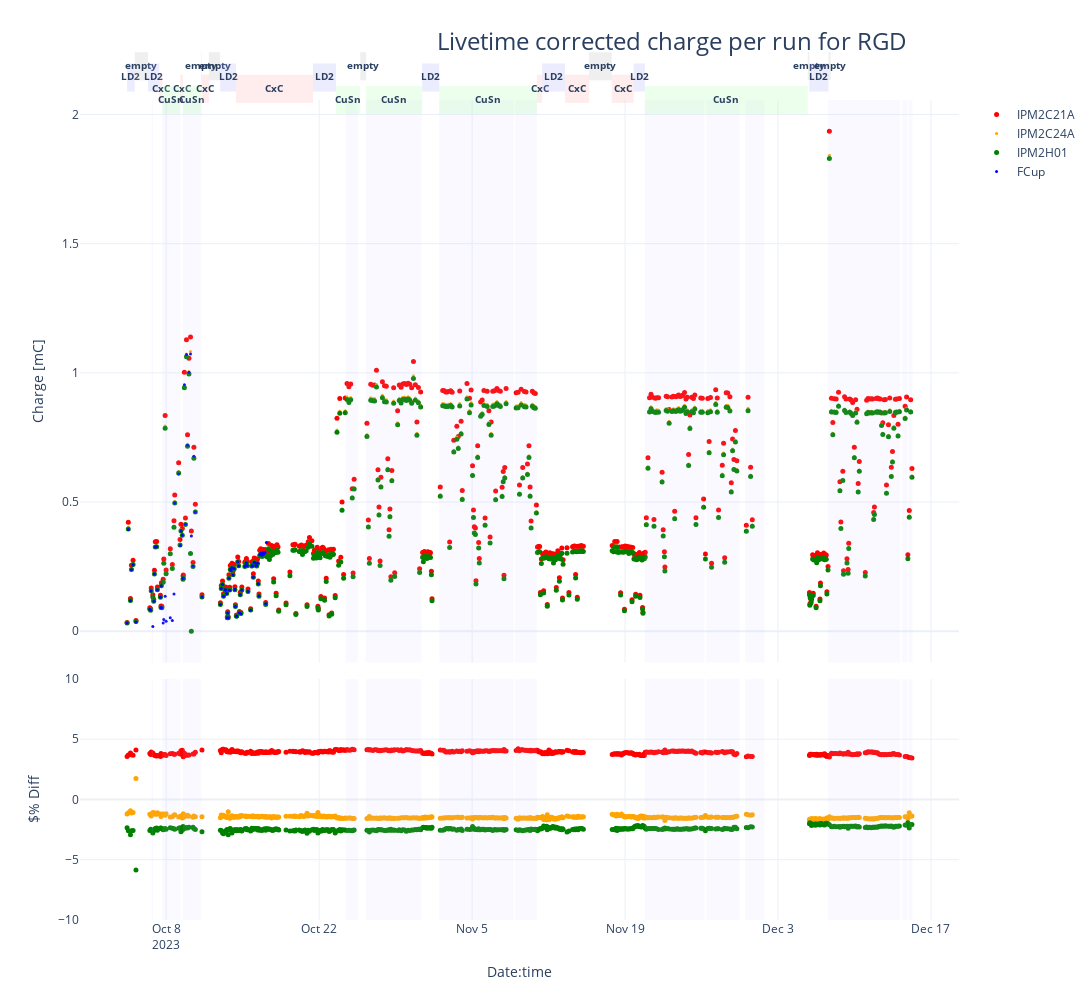

Notebook code for this chart:
### Code cell
fig = make_subplots(rows=2, cols=1,shared_xaxes=True,
                    vertical_spacing=0.02, row_heights=[0.7,0.3]) # (specs=[[{"secondary_y": True}]])
fig.update_layout(width=1280, height=1000,
                  title=go.layout.Title(text=f"Livetime corrected charge per run for RGD", xanchor="left", x=0.4),
                  titlefont=dict(size=24),)

fig.add_trace(go.Scatter(x=dfx.time, y=dfx.IPM2C21A_corr, mode='markers', name='IPM2C21A', marker=dict(color='red', size=5)), secondary_y=False)
fig.add_trace(go.Scatter(x=dfx.time, y=dfx.IPM2C24A_corr, mode='markers', name='IPM2C24A', marker=dict(color='orange', size=3)), secondary_y=False)
fig.add_trace(go.Scatter(x=dfx.time, y=dfx.IPM2H01_corr, mode='markers', name='IPM2H01', marker=dict(color='green', size=5)), secondary_y=False)
fig.add_trace(go.Scatter(x=dfx.loc[dfx.start_time<start_fcup_trouble,"time"], y=dfx.loc[dfx.start_time<start_fcup_trouble,"scaler_calc1b_corr"], mode='markers', name='FCup', marker=dict(color='blue', size=3)), secondary_y=False)

fig.add_trace(go.Scatter(x=dfx.time, y=(100*(dfx.IPM2C21A_corr-dfx.ch_mean)/dfx.ch_mean), mode='markers', name='IPM2C21A', showlegend=False, marker=dict(color='red', size=5)), row=2, col=1)
fig.add_trace(go.Scatter(x=dfx.time, y=(100*(dfx.IPM2C24A_corr-dfx.ch_mean)/dfx.ch_mean), mode='markers', name='IPM2C24A', showlegend=False, marker=dict(color='orange', size=5)), row=2, col=1)
fig.add_trace(go.Scatter(x=dfx.time, y=(100*(dfx.IPM2H01_corr-dfx.ch_mean)/dfx.ch_mean), mode='markers', name='IPM2H01', showlegend=False, marker=dict(color='green', size=5)), row=2, col=1)


for i in range(len(beam_stop_in_start)):
     fig.add_vrect(x0=beam_stop_in_start[i],x1=beam_stop_in_end[i], fillcolor="#C0C0FF", opacity=0.1, line_width=0)

target_labels={'empty':(1.06,"#B0B0B0"),'LD2':(1.04,"#A0A0FF"),'CxC':(1.02,"#FFA0A0"),'CuSn':(1.,"#A0FFA0")}
        
for i in range(len(target_change_table)-1):
    time0 = max(target_change_table.iloc[i].name, dfx.iloc[0].time)
    time1 = min(target_change_table.iloc[i+1].name, dfx.iloc[-1].time) 
    target = target_change_table.iloc[i].target
    if time1 > dfx.iloc[0].time and time0 < dfx.iloc[-1].time:
        y_pos = target_labels[target][0]
        fig.add_vrect(x0=time0, x1=time1, xref="x", y0=y_pos-0.025, y1=y_pos+0.025, yref='paper', fillcolor=target_labels[target][1], opacity=0.2, line_width=0, row=1, col=1,
                     label=dict(text="<b>"+target+"</b>", font=dict(size=10)))
        
        
fig.update_xaxes(title_text="Date:time", row=2, col=1)
fig.update_yaxes(title_text="Charge [mC]", row=1, col=1)
fig.update_yaxes(title_text="$% Diff", range=[-10., 10. ], row=2, col=1)
#fig.write_image("RGD_LT_corrected_charge_per_run.pdf", width=1200, height=600)
fig.show()

### Figure 1 — Plotly figure (JSON) as saved in the notebook; plotly's stock layout.template omitted (floating-point values rounded to 4 significant figures; data arrays with more than 128 entries replaced by an {"elided": "..."} marker saying what was removed)
{"data": [{"marker": {"color": "red", "size": 5}, "mode": "markers", "name": "IPM2C21A", "x": {"elided": "491 str values"}, "y": {"elided": "491 float values"}, "type": "scatter", "xaxis": "x", "yaxis": "y"}, {"marker": {"color": "orange", "size": 3}, "mode": "markers", "name": "IPM2C24A", "x": {"elided": "491 str values"}, "y": {"elided": "491 float values"}, "type": "scatter", "xaxis": "x", "yaxis": "y"}, {"marker": {"color": "green", "size": 5}, "mode": "markers", "name": "IPM2H01", "x": {"elided": "491 str values"}, "y": {"elided": "491 float values"}, "type": "scatter", "xaxis": "x", "yaxis": "y"}, {"marker": {"color": "blue", "size": 3}, "mode": "markers", "name": "FCup", "x": ["2023-10-04T10:03:16.500000", "2023-10-04T12:46:39", "2023-10-04T17:28:08", "2023-10-04T19:41:20.500000", "2023-10-04T23:12:46.500000", "2023-10-05T05:34:52.500000", "2023-10-06T12:03:46", "2023-10-06T13:59:03", "2023-10-06T15:07:13.500000", "2023-10-06T18:37:20", "2023-10-06T20:35:25", "2023-10-06T22:04:39.500000", "2023-10-07T00:04:19.500000", "2023-10-07T02:57:45", "2023-10-07T04:39:57", "2023-10-07T11:22:17", "2023-10-07T12:33:46.500000", "2023-10-07T13:29:29", "2023-10-07T14:30:01", "2023-10-07T17:24:42.500000", "2023-10-07T18:43:39", "2023-10-07T21:38:27", "2023-10-07T23:48:44", "2023-10-08T08:56:26", "2023-10-08T13:26:49.500000", "2023-10-08T17:04:41", "2023-10-08T18:49:21.500000", "2023-10-09T03:17:48", "2023-10-09T06:24:17", "2023-10-09T08:18:09.500000", "2023-10-09T11:26:59.500000", "2023-10-09T13:04:52", "2023-10-09T13:37:54.500000", "2023-10-09T15:56:48.500000", "2023-10-09T18:17:52.500000", "2023-10-09T20:29:41", "2023-10-09T22:51:12", "2023-10-10T02:00:24", "2023-10-10T05:24:23", "2023-10-10T07:14:28.500000", "2023-10-10T10:56:49.500000", "2023-10-10T12:48:35", "2023-10-10T15:59:42", "2023-10-11T06:33:18.500000", "2023-10-12T23:02:59", "2023-10-13T00:58:42", "2023-10-13T03:41:09", "2023-10-13T05:51:57.500000", "2023-10-13T09:34:23.500000", "2023-10-13T11:13:40", "2023-10-13T12:50:13", "2023-10-13T14:17:56", "2023-10-13T15:07:29.500000", "2023-10-13T16:17:09.500000", "2023-10-13T17:47:13.500000", "2023-10-13T19:26:24.500000", "2023-10-13T20:44:43", "2023-10-13T22:28:17.500000", "2023-10-14T00:31:16.500000", "2023-10-14T02:54:04", "2023-10-14T05:24:12", "2023-10-14T06:56:10", "2023-10-14T08:03:14", "2023-10-14T10:19:32", "2023-10-14T10:56:41", "2023-10-14T13:10:43.500000", "2023-10-14T15:14:42.500000", "2023-10-14T16:48:47", "2023-10-14T18:41:59.500000", "2023-10-14T20:10:53.500000", "2023-10-14T22:09:54.500000", "2023-10-15T04:44:04", "2023-10-15T06:28:47", "2023-10-15T08:14:08.500000", "2023-10-15T10:06:15.500000", "2023-10-15T11:39:47.500000", "2023-10-15T17:34:36.500000", "2023-10-15T19:56:36.500000", "2023-10-15T21:42:10", "2023-10-15T23:26:56", "2023-10-16T01:20:01.500000", "2023-10-16T03:06:27", "2023-10-16T04:51:48", "2023-10-16T06:48:11.500000", "2023-10-16T08:38:38", "2023-10-16T10:19:04.500000", "2023-10-16T11:49:12", "2023-10-16T13:27:35.500000", "2023-10-16T15:47:00.500000", "2023-10-16T18:18:54", "2023-10-16T20:44:13", "2023-10-16T22:55:04", "2023-10-17T00:57:46", "2023-10-17T02:33:17.500000", "2023-10-17T04:02:01.500000"], "y": [0.03181, 0.3934, 0.1181, 0.2382, 0.257, 0.03542, 0.0855, 0.08179, 0.1563, 0.01887, 0.1161, 0.2219, 0.3265, 0.327, 0.1605, 0.1316, 0.092, 0.1759, 0.09108, 0.03223, 0.04532, 0.1354, 0.03833, 0.05211, 0.04167, 0.1446, 0.496, 0.6091, 0.3321, 0.388, 0.3717, 0.2034, 0.2058, 0.9537, 0.4146, 1.071, 0.7203, 1.002, 1.073, 0.3686, 0.2515, 0.6769, 0.4617, 0.1323, 0.1037, 0.1657, 0.181, 0.1356, 0.1604, 0.1597, 0.1462, 0.05221, 0.07105, 0.05197, 0.2051, 0.1591, 0.2395, 0.2361, 0.2455, 0.2182, 0.242, 0.1614, 0.09583, 0.05827, 0.05906, 0.2691, 0.2525, 0.07188, 0.1414, 0.06824, 0.1601, 0.2509, 0.2549, 0.2643, 0.2534, 0.1534, 0.08164, 0.2522, 0.2531, 0.209, 0.2664, 0.2651, 0.2533, 0.2532, 0.2628, 0.1839, 0.1365, 0.2957, 0.3029, 0.2939, 0.3034, 0.2995, 0.3053, 0.1067, 0.344], "type": "scatter", "xaxis": "x", "yaxis": "y"}, {"marker": {"color": "red", "size": 5}, "mode": "markers", "name": "IPM2C21A", "showlegend": false, "x": {"elided": "491 str values"}, "y": {"elided": "491 float values"}, "type": "scatter", "xaxis": "x2", "yaxis": "y2"}, {"marker": {"color": "orange", "size": 5}, "mode": "markers", "name": "IPM2C24A", "showlegend": false, "x": {"elided": "491 str values"}, "y": {"elided": "491 float values"}, "type": "scatter", "xaxis": "x2", "yaxis": "y2"}, {"marker": {"color": "green", "size": 5}, "mode": "markers", "name": "IPM2H01", "showlegend": false, "x": {"elided": "491 str values"}, "y": {"elided": "491 float values"}, "type": "scatter", "xaxis": "x2", "yaxis": "y2"}], "layout": {"xaxis": {"anchor": "y", "domain": [0.0, 1.0], "matches": "x2", "showticklabels": false}, "yaxis": {"anchor": "x", "domain": [0.314, 1.0], "title": {"text": "Charge [mC]"}}, "xaxis2": {"anchor": "y2", "domain": [0.0, 1.0], "title": {"text": "Date:time"}}, "yaxis2": {"anchor": "x2", "domain": [0.0, 0.294], "title": {"text": "$% Diff"}, "range": [-10.0, 10.0]}, "title": {"text": "Livetime corrected charge per run for RGD", "x": 0.4, "xanchor": "left", "font": {"size": 24}}, "width": 1280, "height": 1000, "shapes": [{"fillcolor": "#C0C0FF", "line": {"width": 0}, "opacity": 0.1, "type": "rect", "x0": "2023-10-06T16:01:36.594000", "x1": "2023-10-06T19:08:57.796000", "xref": "x", "y0": 0, "y1": 1, "yref": "y domain"}, {"fillcolor": "#C0C0FF", "line": {"width": 0}, "opacity": 0.1, "type": "rect", "x0": "2023-10-06T16:01:36.594000", "x1": "2023-10-06T19:08:57.796000", "xref": "x2", "y0": 0, "y1": 1, "yref": "y2 domain"}, {"fillcolor": "#C0C0FF", "line": {"width": 0}, "opacity": 0.1, "type": "rect", "x0": "2023-10-07T15:24:48.931000", "x1": "2023-10-08T07:52:50.636000", "xref": "x", "y0": 0, "y1": 1, "yref": "y domain"}, {"fillcolor": "#C0C0FF", "line": {"width": 0}, "opacity": 0.1, "type": "rect", "x0": "2023-10-07T15:24:48.931000", "x1": "2023-10-08T07:52:50.636000", "xref": "x2", "y0": 0, "y1": 1, "yref": "y2 domain"}, {"fillcolor": "#C0C0FF", "line": {"width": 0}, "opacity": 0.1, "type": "rect", "x0": "2023-10-08T08:16:58.456000", "x1": "2023-10-08T14:15:26.265000", "xref": "x", "y0": 0, "y1": 1, "yref": "y domain"}, {"fillcolor": "#C0C0FF", "line": {"width": 0}, "opacity": 0.1, "type": "rect", "x0": "2023-10-08T08:16:58.456000", "x1": "2023-10-08T14:15:26.265000", "xref": "x2", "y0": 0, "y1": 1, "yref": "y2 domain"}, {"fillcolor": "#C0C0FF", "line": {"width": 0}, "opacity": 0.1, "type": "rect", "x0": "2023-10-08T14:49:12.831000", "x1": "2023-10-09T01:23:14.283000", "xref": "x", "y0": 0, "y1": 1, "yref": "y domain"}, {"fillcolor": "#C0C0FF", "line": {"width": 0}, "opacity": 0.1, "type": "rect", "x0": "2023-10-08T14:49:12.831000", "x1": "2023-10-09T01:23:14.283000", "xref": "x2", "y0": 0, "y1": 1, "yref": "y2 domain"}, {"fillcolor": "#C0C0FF", "line": {"width": 0}, "opacity": 0.1, "type": "rect", "x0": "2023-10-09T01:40:34.115000", "x1": "2023-10-09T06:49:07.173000", "xref": "x", "y0": 0, "y1": 1, "yref": "y domain"}, {"fillcolor": "#C0C0FF", "line": {"width": 0}, "opacity": 0.1, "type": "rect", "x0": "2023-10-09T01:40:34.115000", "x1": "2023-10-09T06:49:07.173000", "xref": "x2", "y0": 0, "y1": 1, "yref": "y2 domain"}, {"fillcolor": "#C0C0FF", "line": {"width": 0}, "opacity": 0.1, "type": "rect", "x0": "2023-10-09T12:47:08.114000", "x1": "2023-10-11T02:25:59.957000", "xref": "x", "y0": 0, "y1": 1, "yref": "y domain"}, {"fillcolor": "#C0C0FF", "line": {"width": 0}, "opacity": 0.1, "type": "rect", "x0": "2023-10-09T12:47:08.114000", "x1": "2023-10-11T02:25:59.957000", "xref": "x2", "y0": 0, "y1": 1, "yref": "y2 domain"}, {"fillcolor": "#C0C0FF", "line": {"width": 0}, "opacity": 0.1, "type": "rect", "x0": "2023-10-11T03:15:18.199000", "x1": "2023-10-11T05:23:26.398000", "xref": "x", "y0": 0, "y1": 1, "yref": "y domain"}, {"fillcolor": "#C0C0FF", "line": {"width": 0}, "opacity": 0.1, "type": "rect", "x0": "2023-10-11T03:15:18.199000", "x1": "2023-10-11T05:23:26.398000", "xref": "x2", "y0": 0, "y1": 1, "yref": "y2 domain"}, {"fillcolor": "#C0C0FF", "line": {"width": 0}, "opacity": 0.1, "type": "rect", "x0": "2023-10-24T10:47:54.883000", "x1": "2023-10-25T13:07:32.883000", "xref": "x", "y0": 0, "y1": 1, "yref": "y domain"}, {"fillcolor": "#C0C0FF", "line": {"width": 0}, "opacity": 0.1, "type": "rect", "x0": "2023-10-24T10:47:54.883000", "x1": "2023-10-25T13:07:32.883000", "xref": "x2", "y0": 0, "y1": 1, "yref": "y2 domain"}, {"fillcolor": "#C0C0FF", "line": {"width": 0}, "opacity": 0.1, "type": "rect", "x0": "2023-10-26T06:33:23.833000", "x1": "2023-10-31T08:45:47.598000", "xref": "x", "y0": 0, "y1": 1, "yref": "y domain"}, {"fillcolor": "#C0C0FF", "line": {"width": 0}, "opacity": 0.1, "type": "rect", "x0": "2023-10-26T06:33:23.833000", "x1": "2023-10-31T08:45:47.598000", "xref": "x2", "y0": 0, "y1": 1, "yref": "y2 domain"}, {"fillcolor": "#C0C0FF", "line": {"width": 0}, "opacity": 0.1, "type": "rect", "x0": "2023-11-01T23:39:55.187000", "x1": "2023-11-08T19:29:40.491000", "xref": "x", "y0": 0, "y1": 1, "yref": "y domain"}, {"fillcolor": "#C0C0FF", "line": {"width": 0}, "opacity": 0.1, "type": "rect", "x0": "2023-11-01T23:39:55.187000", "x1": "2023-11-08T19:29:40.491000", "xref": "x2", "y0": 0, "y1": 1, "yref": "y2 domain"}, {"fillcolor": "#C0C0FF", "line": {"width": 0}, "opacity": 0.1, "type": "rect", "x0": "2023-11-08T22:13:58.525000", "x1": "2023-11-08T22:14:42.258000", "xref": "x", "y0": 0, "y1": 1, "yref": "y domain"}, {"fillcolor": "#C0C0FF", "line": {"width": 0}, "opacity": 0.1, "type": "rect", "x0": "2023-11-08T22:13:58.525000", "x1": "2023-11-08T22:14:42.258000", "xref": "x2", "y0": 0, "y1": 1, "yref": "y2 domain"}, {"fillcolor": "#C0C0FF", "line": {"width": 0}, "opacity": 0.1, "type": "rect", "x0": "2023-11-08T22:56:57.125000", "x1": "2023-11-10T22:02:05.149000", "xref": "x", "y0": 0, "y1": 1, "yref": "y domain"}, {"fillcolor": "#C0C0FF", "line": {"width": 0}, "opacity": 0.1, "type": "rect", "x0": "2023-11-08T22:56:57.125000", "x1": "2023-11-10T22:02:05.149000", "xref": "x2", "y0": 0, "y1": 1, "yref": "y2 domain"}, {"fillcolor": "#C0C0FF", "line": {"width": 0}, "opacity": 0.1, "type": "rect", "x0": "2023-11-20T19:13:16.869000", "x1": "2023-11-26T06:01:10.232000", "xref": "x", "y0": 0, "y1": 1, "yref": "y domain"}, {"fillcolor": "#C0C0FF", "line": {"width": 0}, "opacity": 0.1, "type": "rect", "x0": "2023-11-20T19:13:16.869000", "x1": "2023-11-26T06:01:10.232000", "xref": "x2", "y0": 0, "y1": 1, "yref": "y2 domain"}, {"fillcolor": "#C0C0FF", "line": {"width": 0}, "opacity": 0.1, "type": "rect", "x0": "2023-11-26T11:13:11.806000", "x1": "2023-11-29T11:30:11.912000", "xref": "x", "y0": 0, "y1": 1, "yref": "y domain"}, {"fillcolor": "#C0C0FF", "line": {"width": 0}, "opacity": 0.1, "type": "rect", "x0": "2023-11-26T11:13:11.806000", "x1": "2023-11-29T11:30:11.912000", "xref": "x2", "y0": 0, "y1": 1, "yref": "y2 domain"}, {"fillcolor": "#C0C0FF", "line": {"width": 0}, "opacity": 0.1, "type": "rect", "x0": "2023-11-29T23:38:58.278000", "x1": "2023-12-01T18:13:37.451000", "xref": "x", "y0": 0, "y1": 1, "yref": "y domain"}, {"fillcolor": "#C0C0FF", "line": {"width": 0}, "opacity": 0.1, "type": "rect", "x0": "2023-11-29T23:38:58.278000", "x1": "2023-12-01T18:13:37.451000", "xref": "x2", "y0": 0, "y1": 1, "yref": "y2 domain"}, {"fillcolor": "#C0C0FF", "line": {"width": 0}, "opacity": 0.1, "type": "rect", "x0": "2023-12-07T14:39:28.056000", "x1": "2023-12-14T04:04:00.268000", "xref": "x", "y0": 0, "y1": 1, "yref": "y domain"}, {"fillcolor": "#C0C0FF", "line": {"width": 0}, "opacity": 0.1, "type": "rect", "x0": "2023-12-07T14:39:28.056000", "x1": "2023-12-14T04:04:00.268000", "xref": "x2", "y0": 0, "y1": 1, "yref": "y2 domain"}, {"fillcolor": "#C0C0FF", "line": {"width": 0}, "opacity": 0.1, "type": "rect", "x0": "2023-12-14T08:51:36.541000", "x1": "2023-12-14T19:42:03.871000", "xref": "x", "y0": 0, "y1": 1, "yref": "y domain"}, {"fillcolor": "#C0C0FF", "line": {"width": 0}, "opacity": 0.1, "type": "rect", "x0": "2023-12-14T08:51:36.541000", "x1": "2023-12-14T19:42:03.871000", "xref": "x2", "y0": 0, "y1": 1, "yref": "y2 domain"}, {"fillcolor": "#C0C0FF", "line": {"width": 0}, "opacity": 0.1, "type": "rect", "x0": "2023-12-14T22:50:43.234000", "x1": "2023-12-15T07:27:12", "xref": "x", "y0": 0, "y1": 1, "yref": "y domain"}, {"fillcolor": "#C0C0FF", "line": {"width": 0}, "opacity": 0.1, "type": "rect", "x0": "2023-12-14T22:50:43.234000", "x1": "2023-12-15T07:27:12", "xref": "x2", "y0": 0, "y1": 1, "yref": "y2 domain"}, {"fillcolor": "#A0A0FF", "label": {"font": {"size": 10}, "text": "<b>LD2</b>"}, "line": {"width": 0}, "opacity": 0.2, "type": "rect", "x0": "2023-10-04T10:03:16.500000", "x1": "2023-10-05T02:49:53", "xref": "x", "y0": 1.015, "y1": 1.065, "yref": "y domain"}, {"fillcolor": "#B0B0B0", "label": {"font": {"size": 10}, "text": "<b>empty</b>"}, "line": {"width": 0}, "opacity": 0.2, "type": "rect", "x0": "2023-10-05T02:49:53", "x1": "2023-10-06T08:00:42", "xref": "x", "y0": 1.035, "y1": 1.085, "yref": "y domain"}, {"fillcolor": "#A0A0FF", "label": {"font": {"size": 10}, "text": "<b>LD2</b>"}, "line": {"width": 0}, "opacity": 0.2, "type": "rect", "x0": "2023-10-06T08:00:42", "x1": "2023-10-07T08:49:05", "xref": "x", "y0": 1.015, "y1": 1.065, "yref": "y domain"}, {"fillcolor": "#FFA0A0", "label": {"font": {"size": 10}, "text": "<b>CxC</b>"}, "line": {"width": 0}, "opacity": 0.2, "type": "rect", "x0": "2023-10-07T08:49:05", "x1": "2023-10-07T15:37:25", "xref": "x", "y0": 0.995, "y1": 1.045, "yref": "y domain"}, {"fillcolor": "#A0FFA0", "label": {"font": {"size": 10}, "text": "<b>CuSn</b>"}, "line": {"width": 0}, "opacity": 0.2, "type": "rect", "x0": "2023-10-07T15:37:25", "x1": "2023-10-09T06:55:38", "xref": "x", "y0": 0.975, "y1": 1.025, "yref": "y domain"}, {"fillcolor": "#FFA0A0", "label": {"font": {"size": 10}, "text": "<b>CxC</b>"}, "line": {"width": 0}, "opacity": 0.2, "type": "rect", "x0": "2023-10-09T06:55:38", "x1": "2023-10-09T12:51:52", "xref": "x", "y0": 0.995, "y1": 1.045, "yref": "y domain"}, {"fillcolor": "#A0FFA0", "label": {"font": {"size": 10}, "text": "<b>CuSn</b>"}, "line": {"width": 0}, "opacity": 0.2, "type": "rect", "x0": "2023-10-09T12:51:52", "x1": "2023-10-11T04:27:00", "xref": "x", "y0": 0.975, "y1": 1.025, "yref": "y domain"}, {"fillcolor": "#B0B0B0", "label": {"font": {"size": 10}, "text": "<b>empty</b>"}, "line": {"width": 0}, "opacity": 0.2, "type": "rect", "x0": "2023-10-11T04:27:00", "x1": "2023-10-11T05:32:47", "xref": "x", "y0": 1.035, "y1": 1.085, "yref": "y domain"}, {"fillcolor": "#FFA0A0", "label": {"font": {"size": 10}, "text": "<b>CxC</b>"}, "line": {"width": 0}, "opacity": 0.2, "type": "rect", "x0": "2023-10-11T05:32:47", "x1": "2023-10-11T21:46:59", "xref": "x", "y0": 0.995, "y1": 1.045, "yref": "y domain"}, {"fillcolor": "#B0B0B0", "label": {"font": {"size": 10}, "text": "<b>empty</b>"}, "line": {"width": 0}, "opacity": 0.2, "type": "rect", "x0": "2023-10-11T21:46:59", "x1": "2023-10-12T22:30:41", "xref": "x", "y0": 1.035, "y1": 1.085, "yref": "y domain"}, {"fillcolor": "#A0A0FF", "label": {"font": {"size": 10}, "text": "<b>LD2</b>"}, "line": {"width": 0}, "opacity": 0.2, "type": "rect", "x0": "2023-10-12T22:30:41", "x1": "2023-10-14T09:15:40", "xref": "x", "y0": 1.015, "y1": 1.065, "yref": "y domain"}, {"fillcolor": "#FFA0A0", "label": {"font": {"size": 10}, "text": "<b>CxC</b>"}, "line": {"width": 0}, "opacity": 0.2, "type": "rect", "x0": "2023-10-14T09:15:40", "x1": "2023-10-21T10:29:24", "xref": "x", "y0": 0.995, "y1": 1.045, "yref": "y domain"}, {"fillcolor": "#A0A0FF", "label": {"font": {"size": 10}, "text": "<b>LD2</b>"}, "line": {"width": 0}, "opacity": 0.2, "type": "rect", "x0": "2023-10-21T10:29:24", "x1": "2023-10-23T13:01:10", "xref": "x", "y0": 1.015, "y1": 1.065, "yref": "y domain"}, {"fillcolor": "#A0FFA0", "label": {"font": {"size": 10}, "text": "<b>CuSn</b>"}, "line": {"width": 0}, "opacity": 0.2, "type": "rect", "x0": "2023-10-23T13:01:10", "x1": "2023-10-25T18:15:58", "xref": "x", "y0": 0.975, "y1": 1.025, "yref": "y domain"}, {"fillcolor": "#B0B0B0", "label": {"font": {"size": 10}, "text": "<b>empty</b>"}, "line": {"width": 0}, "opacity": 0.2, "type": "rect", "x0": "2023-10-25T18:15:58", "x1": "2023-10-26T07:10:16", "xref": "x", "y0": 1.035, "y1": 1.085, "yref": "y domain"}, {"fillcolor": "#A0FFA0", "label": {"font": {"size": 10}, "text": "<b>CuSn</b>"}, "line": {"width": 0}, "opacity": 0.2, "type": "rect", "x0": "2023-10-26T07:10:16", "x1": "2023-10-31T10:13:58", "xref": "x", "y0": 0.975, "y1": 1.025, "yref": "y domain"}, {"fillcolor": "#A0A0FF", "label": {"font": {"size": 10}, "text": "<b>LD2</b>"}, "line": {"width": 0}, "opacity": 0.2, "type": "rect", "x0": "2023-10-31T10:13:58", "x1": "2023-11-01T23:53:45", "xref": "x", "y0": 1.015, "y1": 1.065, "yref": "y domain"}, {"fillcolor": "#A0FFA0", "label": {"font": {"size": 10}, "text": "<b>CuSn</b>"}, "line": {"width": 0}, "opacity": 0.2, "type": "rect", "x0": "2023-11-01T23:53:45", "x1": "2023-11-10T22:14:18", "xref": "x", "y0": 0.975, "y1": 1.025, "yref": "y domain"}, {"fillcolor": "#FFA0A0", "label": {"font": {"size": 10}, "text": "<b>CxC</b>"}, "line": {"width": 0}, "opacity": 0.2, "type": "rect", "x0": "2023-11-10T22:14:18", "x1": "2023-11-11T09:47:31", "xref": "x", "y0": 0.995, "y1": 1.045, "yref": "y domain"}, {"fillcolor": "#A0A0FF", "label": {"font": {"size": 10}, "text": "<b>LD2</b>"}, "line": {"width": 0}, "opacity": 0.2, "type": "rect", "x0": "2023-11-11T09:47:31", "x1": "2023-11-13T12:03:22", "xref": "x", "y0": 1.015, "y1": 1.065, "yref": "y domain"}, {"fillcolor": "#FFA0A0", "label": {"font": {"size": 10}, "text": "<b>CxC</b>"}, "line": {"width": 0}, "opacity": 0.2, "type": "rect", "x0": "2023-11-13T12:03:22", "x1": "2023-11-15T16:53:12", "xref": "x", "y0": 0.995, "y1": 1.045, "yref": "y domain"}, {"fillcolor": "#B0B0B0", "label": {"font": {"size": 10}, "text": "<b>empty</b>"}, "line": {"width": 0}, "opacity": 0.2, "type": "rect", "x0": "2023-11-15T16:53:12", "x1": "2023-11-17T18:31:02", "xref": "x", "y0": 1.035, "y1": 1.085, "yref": "y domain"}, {"fillcolor": "#FFA0A0", "label": {"font": {"size": 10}, "text": "<b>CxC</b>"}, "line": {"width": 0}, "opacity": 0.2, "type": "rect", "x0": "2023-11-17T18:31:02", "x1": "2023-11-19T18:37:53", "xref": "x", "y0": 0.995, "y1": 1.045, "yref": "y domain"}, {"fillcolor": "#A0A0FF", "label": {"font": {"size": 10}, "text": "<b>LD2</b>"}, "line": {"width": 0}, "opacity": 0.2, "type": "rect", "x0": "2023-11-19T18:37:53", "x1": "2023-11-20T19:35:21", "xref": "x", "y0": 1.015, "y1": 1.065, "yref": "y domain"}, {"fillcolor": "#A0FFA0", "label": {"font": {"size": 10}, "text": "<b>CuSn</b>"}, "line": {"width": 0}, "opacity": 0.2, "type": "rect", "x0": "2023-11-20T19:35:21", "x1": "2023-12-05T17:21:19", "xref": "x", "y0": 0.975, "y1": 1.025, "yref": "y domain"}, {"fillcolor": "#B0B0B0", "label": {"font": {"size": 10}, "text": "<b>empty</b>"}, "line": {"width": 0}, "opacity": 0.2, "type": "rect", "x0": "2023-12-05T17:21:19", "x1": "2023-12-05T20:41:39", "xref": "x", "y0": 1.035, "y1": 1.085, "yref": "y domain"}, {"fillcolor": "#A0A0FF", "label": {"font": {"size": 10}, "text": "<b>LD2</b>"}, "line": {"width": 0}, "opacity": 0.2, "type": "rect", "x0": "2023-12-05T20:41:39", "x1": "2023-12-07T14:50:33", "xref": "x", "y0": 1.015, "y1": 1.065, "yref": "y domain"}, {"fillcolor": "#B0B0B0", "label": {"font": {"size": 10}, "text": "<b>empty</b>"}, "line": {"width": 0}, "opacity": 0.2, "type": "rect", "x0": "2023-12-07T14:50:33", "x1": "2023-12-07T19:35:13", "xref": "x", "y0": 1.035, "y1": 1.085, "yref": "y domain"}]}}
